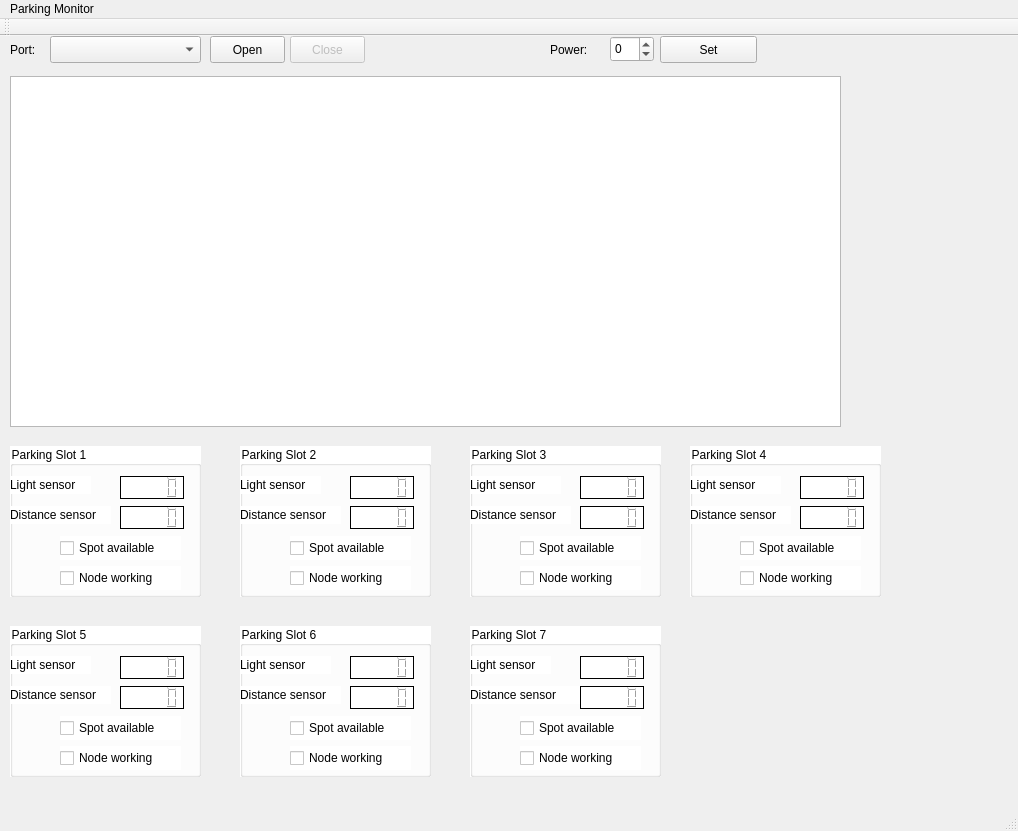
<?xml version="1.0" encoding="UTF-8"?>
<ui version="4.0">
 <class>MainWindow</class>
 <widget class="QMainWindow" name="MainWindow">
  <property name="geometry">
   <rect>
    <x>0</x>
    <y>0</y>
    <width>1018</width>
    <height>831</height>
   </rect>
  </property>
  <property name="windowTitle">
   <string>MainWindow</string>
  </property>
  <widget class="QWidget" name="centralWidget">
   <widget class="QTextEdit" name="textEdit_Status">
    <property name="enabled">
     <bool>true</bool>
    </property>
    <property name="geometry">
     <rect>
      <x>10</x>
      <y>40</y>
      <width>831</width>
      <height>351</height>
     </rect>
    </property>
   </widget>
   <widget class="QComboBox" name="comboBox_Interface">
    <property name="geometry">
     <rect>
      <x>50</x>
      <y>0</y>
      <width>151</width>
      <height>27</height>
     </rect>
    </property>
   </widget>
   <widget class="QLabel" name="label">
    <property name="geometry">
     <rect>
      <x>10</x>
      <y>0</y>
      <width>46</width>
      <height>27</height>
     </rect>
    </property>
    <property name="text">
     <string>Port:</string>
    </property>
   </widget>
   <widget class="QPushButton" name="pushButton_open">
    <property name="geometry">
     <rect>
      <x>210</x>
      <y>0</y>
      <width>75</width>
      <height>27</height>
     </rect>
    </property>
    <property name="text">
     <string>Open</string>
    </property>
   </widget>
   <widget class="QPushButton" name="pushButton_close">
    <property name="enabled">
     <bool>false</bool>
    </property>
    <property name="geometry">
     <rect>
      <x>290</x>
      <y>0</y>
      <width>75</width>
      <height>27</height>
     </rect>
    </property>
    <property name="text">
     <string>Close</string>
    </property>
   </widget>
   <widget class="QLabel" name="label_3">
    <property name="geometry">
     <rect>
      <x>550</x>
      <y>0</y>
      <width>51</width>
      <height>27</height>
     </rect>
    </property>
    <property name="text">
     <string>Power:</string>
    </property>
   </widget>
   <widget class="QPushButton" name="pushButtonSetPower">
    <property name="geometry">
     <rect>
      <x>660</x>
      <y>0</y>
      <width>97</width>
      <height>27</height>
     </rect>
    </property>
    <property name="text">
     <string>Set</string>
    </property>
   </widget>
   <widget class="QSpinBox" name="spinBoxPower">
    <property name="geometry">
     <rect>
      <x>610</x>
      <y>0</y>
      <width>44</width>
      <height>26</height>
     </rect>
    </property>
    <property name="minimum">
     <number>-40</number>
    </property>
    <property name="maximum">
     <number>8</number>
    </property>
   </widget>
   <widget class="QGroupBox" name="slot_2">
    <property name="geometry">
     <rect>
      <x>240</x>
      <y>410</y>
      <width>191</width>
      <height>151</height>
     </rect>
    </property>
    <property name="styleSheet">
     <string notr="true">background-color: rgb(255, 255, 255)</string>
    </property>
    <property name="title">
     <string>Parking Slot 2</string>
    </property>
    <widget class="QLabel" name="light2">
     <property name="geometry">
      <rect>
       <x>0</x>
       <y>30</y>
       <width>81</width>
       <height>18</height>
      </rect>
     </property>
     <property name="text">
      <string>Light sensor</string>
     </property>
    </widget>
    <widget class="QLCDNumber" name="value_light_2">
     <property name="geometry">
      <rect>
       <x>110</x>
       <y>30</y>
       <width>64</width>
       <height>23</height>
      </rect>
     </property>
     <property name="styleSheet">
      <string notr="true">border: 1px solid black</string>
     </property>
    </widget>
    <widget class="QLabel" name="distance2">
     <property name="geometry">
      <rect>
       <x>0</x>
       <y>60</y>
       <width>101</width>
       <height>18</height>
      </rect>
     </property>
     <property name="text">
      <string>Distance sensor</string>
     </property>
    </widget>
    <widget class="QLCDNumber" name="value_distance_2">
     <property name="geometry">
      <rect>
       <x>110</x>
       <y>60</y>
       <width>64</width>
       <height>23</height>
      </rect>
     </property>
     <property name="styleSheet">
      <string notr="true">border: 1px solid black</string>
     </property>
    </widget>
    <widget class="QCheckBox" name="park2">
     <property name="geometry">
      <rect>
       <x>50</x>
       <y>90</y>
       <width>121</width>
       <height>24</height>
      </rect>
     </property>
     <property name="focusPolicy">
      <enum>Qt::NoFocus</enum>
     </property>
     <property name="text">
      <string>Spot available</string>
     </property>
    </widget>
    <widget class="QCheckBox" name="work2">
     <property name="geometry">
      <rect>
       <x>50</x>
       <y>120</y>
       <width>121</width>
       <height>24</height>
      </rect>
     </property>
     <property name="focusPolicy">
      <enum>Qt::NoFocus</enum>
     </property>
     <property name="text">
      <string>Node working</string>
     </property>
    </widget>
   </widget>
   <widget class="QGroupBox" name="slot_1">
    <property name="geometry">
     <rect>
      <x>10</x>
      <y>410</y>
      <width>191</width>
      <height>151</height>
     </rect>
    </property>
    <property name="styleSheet">
     <string notr="true">background-color: rgb(255, 255, 255)</string>
    </property>
    <property name="title">
     <string>Parking Slot 1</string>
    </property>
    <widget class="QLabel" name="light1">
     <property name="geometry">
      <rect>
       <x>0</x>
       <y>30</y>
       <width>81</width>
       <height>18</height>
      </rect>
     </property>
     <property name="text">
      <string>Light sensor</string>
     </property>
    </widget>
    <widget class="QLCDNumber" name="value_light_1">
     <property name="geometry">
      <rect>
       <x>110</x>
       <y>30</y>
       <width>64</width>
       <height>23</height>
      </rect>
     </property>
     <property name="font">
      <font>
       <bold>true</bold>
      </font>
     </property>
     <property name="styleSheet">
      <string notr="true">border: 1px solid black
</string>
     </property>
    </widget>
    <widget class="QLabel" name="distanc1">
     <property name="geometry">
      <rect>
       <x>0</x>
       <y>60</y>
       <width>101</width>
       <height>18</height>
      </rect>
     </property>
     <property name="text">
      <string>Distance sensor</string>
     </property>
    </widget>
    <widget class="QLCDNumber" name="value_distance_1">
     <property name="geometry">
      <rect>
       <x>110</x>
       <y>60</y>
       <width>64</width>
       <height>23</height>
      </rect>
     </property>
     <property name="styleSheet">
      <string notr="true">border: 1px solid black</string>
     </property>
    </widget>
    <widget class="QCheckBox" name="park1">
     <property name="geometry">
      <rect>
       <x>50</x>
       <y>90</y>
       <width>121</width>
       <height>24</height>
      </rect>
     </property>
     <property name="focusPolicy">
      <enum>Qt::NoFocus</enum>
     </property>
     <property name="text">
      <string>Spot available</string>
     </property>
    </widget>
    <widget class="QCheckBox" name="work1">
     <property name="geometry">
      <rect>
       <x>50</x>
       <y>120</y>
       <width>121</width>
       <height>24</height>
      </rect>
     </property>
     <property name="focusPolicy">
      <enum>Qt::NoFocus</enum>
     </property>
     <property name="text">
      <string>Node working</string>
     </property>
    </widget>
   </widget>
   <widget class="QGroupBox" name="slot_3">
    <property name="geometry">
     <rect>
      <x>470</x>
      <y>410</y>
      <width>191</width>
      <height>151</height>
     </rect>
    </property>
    <property name="styleSheet">
     <string notr="true">background-color: rgb(255, 255, 255)</string>
    </property>
    <property name="title">
     <string>Parking Slot 3</string>
    </property>
    <widget class="QLabel" name="label_17">
     <property name="geometry">
      <rect>
       <x>0</x>
       <y>30</y>
       <width>91</width>
       <height>18</height>
      </rect>
     </property>
     <property name="text">
      <string>Light sensor</string>
     </property>
    </widget>
    <widget class="QLCDNumber" name="value_light_3">
     <property name="geometry">
      <rect>
       <x>110</x>
       <y>30</y>
       <width>64</width>
       <height>23</height>
      </rect>
     </property>
     <property name="styleSheet">
      <string notr="true">border: 1px solid black</string>
     </property>
    </widget>
    <widget class="QLabel" name="label_18">
     <property name="geometry">
      <rect>
       <x>0</x>
       <y>60</y>
       <width>101</width>
       <height>18</height>
      </rect>
     </property>
     <property name="text">
      <string>Distance sensor</string>
     </property>
    </widget>
    <widget class="QLCDNumber" name="value_distance_3">
     <property name="geometry">
      <rect>
       <x>110</x>
       <y>60</y>
       <width>64</width>
       <height>23</height>
      </rect>
     </property>
     <property name="styleSheet">
      <string notr="true">border: 1px solid black</string>
     </property>
    </widget>
    <widget class="QCheckBox" name="park3">
     <property name="geometry">
      <rect>
       <x>50</x>
       <y>90</y>
       <width>121</width>
       <height>24</height>
      </rect>
     </property>
     <property name="focusPolicy">
      <enum>Qt::NoFocus</enum>
     </property>
     <property name="text">
      <string>Spot available</string>
     </property>
    </widget>
    <widget class="QCheckBox" name="work3">
     <property name="geometry">
      <rect>
       <x>50</x>
       <y>120</y>
       <width>121</width>
       <height>24</height>
      </rect>
     </property>
     <property name="focusPolicy">
      <enum>Qt::NoFocus</enum>
     </property>
     <property name="text">
      <string>Node working</string>
     </property>
    </widget>
   </widget>
   <widget class="QGroupBox" name="slot_4">
    <property name="geometry">
     <rect>
      <x>690</x>
      <y>410</y>
      <width>191</width>
      <height>151</height>
     </rect>
    </property>
    <property name="styleSheet">
     <string notr="true">background-color: rgb(255, 255, 255)</string>
    </property>
    <property name="title">
     <string>Parking Slot 4</string>
    </property>
    <widget class="QLabel" name="label_19">
     <property name="geometry">
      <rect>
       <x>0</x>
       <y>30</y>
       <width>91</width>
       <height>18</height>
      </rect>
     </property>
     <property name="text">
      <string>Light sensor</string>
     </property>
    </widget>
    <widget class="QLCDNumber" name="value_light_4">
     <property name="geometry">
      <rect>
       <x>110</x>
       <y>30</y>
       <width>64</width>
       <height>23</height>
      </rect>
     </property>
     <property name="styleSheet">
      <string notr="true">border: 1px solid black</string>
     </property>
    </widget>
    <widget class="QLabel" name="label_20">
     <property name="geometry">
      <rect>
       <x>0</x>
       <y>60</y>
       <width>101</width>
       <height>18</height>
      </rect>
     </property>
     <property name="text">
      <string>Distance sensor</string>
     </property>
    </widget>
    <widget class="QLCDNumber" name="value_distance_4">
     <property name="geometry">
      <rect>
       <x>110</x>
       <y>60</y>
       <width>64</width>
       <height>23</height>
      </rect>
     </property>
     <property name="styleSheet">
      <string notr="true">border: 1px solid black</string>
     </property>
    </widget>
    <widget class="QCheckBox" name="park4">
     <property name="geometry">
      <rect>
       <x>50</x>
       <y>90</y>
       <width>121</width>
       <height>24</height>
      </rect>
     </property>
     <property name="focusPolicy">
      <enum>Qt::NoFocus</enum>
     </property>
     <property name="text">
      <string>Spot available</string>
     </property>
    </widget>
    <widget class="QCheckBox" name="work4">
     <property name="geometry">
      <rect>
       <x>50</x>
       <y>120</y>
       <width>121</width>
       <height>24</height>
      </rect>
     </property>
     <property name="focusPolicy">
      <enum>Qt::NoFocus</enum>
     </property>
     <property name="text">
      <string>Node working</string>
     </property>
    </widget>
   </widget>
   <widget class="QGroupBox" name="slot_5">
    <property name="geometry">
     <rect>
      <x>10</x>
      <y>590</y>
      <width>191</width>
      <height>151</height>
     </rect>
    </property>
    <property name="styleSheet">
     <string notr="true">background-color: rgb(255, 255, 255)</string>
    </property>
    <property name="title">
     <string>Parking Slot 5</string>
    </property>
    <widget class="QLabel" name="label_21">
     <property name="geometry">
      <rect>
       <x>0</x>
       <y>30</y>
       <width>81</width>
       <height>18</height>
      </rect>
     </property>
     <property name="text">
      <string>Light sensor</string>
     </property>
    </widget>
    <widget class="QLCDNumber" name="value_light_5">
     <property name="geometry">
      <rect>
       <x>110</x>
       <y>30</y>
       <width>64</width>
       <height>23</height>
      </rect>
     </property>
     <property name="styleSheet">
      <string notr="true">border: 1px solid black</string>
     </property>
    </widget>
    <widget class="QLabel" name="label_22">
     <property name="geometry">
      <rect>
       <x>0</x>
       <y>60</y>
       <width>101</width>
       <height>18</height>
      </rect>
     </property>
     <property name="text">
      <string>Distance sensor</string>
     </property>
    </widget>
    <widget class="QLCDNumber" name="value_distance_5">
     <property name="geometry">
      <rect>
       <x>110</x>
       <y>60</y>
       <width>64</width>
       <height>23</height>
      </rect>
     </property>
     <property name="styleSheet">
      <string notr="true">border: 1px solid black</string>
     </property>
    </widget>
    <widget class="QCheckBox" name="park5">
     <property name="geometry">
      <rect>
       <x>50</x>
       <y>90</y>
       <width>121</width>
       <height>24</height>
      </rect>
     </property>
     <property name="focusPolicy">
      <enum>Qt::NoFocus</enum>
     </property>
     <property name="text">
      <string>Spot available</string>
     </property>
    </widget>
    <widget class="QCheckBox" name="work5">
     <property name="geometry">
      <rect>
       <x>50</x>
       <y>120</y>
       <width>121</width>
       <height>24</height>
      </rect>
     </property>
     <property name="focusPolicy">
      <enum>Qt::NoFocus</enum>
     </property>
     <property name="text">
      <string>Node working</string>
     </property>
    </widget>
   </widget>
   <widget class="QGroupBox" name="slot_6">
    <property name="geometry">
     <rect>
      <x>240</x>
      <y>590</y>
      <width>191</width>
      <height>151</height>
     </rect>
    </property>
    <property name="styleSheet">
     <string notr="true">background-color: rgb(255, 255, 255)</string>
    </property>
    <property name="title">
     <string>Parking Slot 6</string>
    </property>
    <widget class="QLabel" name="label_23">
     <property name="geometry">
      <rect>
       <x>0</x>
       <y>30</y>
       <width>91</width>
       <height>18</height>
      </rect>
     </property>
     <property name="text">
      <string>Light sensor</string>
     </property>
    </widget>
    <widget class="QLCDNumber" name="value_light_6">
     <property name="geometry">
      <rect>
       <x>110</x>
       <y>30</y>
       <width>64</width>
       <height>23</height>
      </rect>
     </property>
     <property name="styleSheet">
      <string notr="true">border: 1px solid black</string>
     </property>
    </widget>
    <widget class="QLabel" name="label_24">
     <property name="geometry">
      <rect>
       <x>0</x>
       <y>60</y>
       <width>101</width>
       <height>18</height>
      </rect>
     </property>
     <property name="text">
      <string>Distance sensor</string>
     </property>
    </widget>
    <widget class="QLCDNumber" name="value_distance_6">
     <property name="geometry">
      <rect>
       <x>110</x>
       <y>60</y>
       <width>64</width>
       <height>23</height>
      </rect>
     </property>
     <property name="styleSheet">
      <string notr="true">border: 1px solid black</string>
     </property>
    </widget>
    <widget class="QCheckBox" name="park6">
     <property name="geometry">
      <rect>
       <x>50</x>
       <y>90</y>
       <width>121</width>
       <height>24</height>
      </rect>
     </property>
     <property name="focusPolicy">
      <enum>Qt::NoFocus</enum>
     </property>
     <property name="text">
      <string>Spot available</string>
     </property>
    </widget>
    <widget class="QCheckBox" name="work6">
     <property name="geometry">
      <rect>
       <x>50</x>
       <y>120</y>
       <width>121</width>
       <height>24</height>
      </rect>
     </property>
     <property name="focusPolicy">
      <enum>Qt::NoFocus</enum>
     </property>
     <property name="text">
      <string>Node working</string>
     </property>
    </widget>
   </widget>
   <widget class="QGroupBox" name="slot_7">
    <property name="geometry">
     <rect>
      <x>470</x>
      <y>590</y>
      <width>191</width>
      <height>151</height>
     </rect>
    </property>
    <property name="styleSheet">
     <string notr="true">background-color: rgb(255, 255, 255)</string>
    </property>
    <property name="title">
     <string>Parking Slot 7</string>
    </property>
    <widget class="QLabel" name="label_25">
     <property name="geometry">
      <rect>
       <x>0</x>
       <y>30</y>
       <width>81</width>
       <height>18</height>
      </rect>
     </property>
     <property name="text">
      <string>Light sensor</string>
     </property>
    </widget>
    <widget class="QLCDNumber" name="value_light_7">
     <property name="geometry">
      <rect>
       <x>110</x>
       <y>30</y>
       <width>64</width>
       <height>23</height>
      </rect>
     </property>
     <property name="styleSheet">
      <string notr="true">border: 1px solid black</string>
     </property>
    </widget>
    <widget class="QLabel" name="label_26">
     <property name="geometry">
      <rect>
       <x>0</x>
       <y>60</y>
       <width>111</width>
       <height>18</height>
      </rect>
     </property>
     <property name="text">
      <string>Distance sensor</string>
     </property>
    </widget>
    <widget class="QLCDNumber" name="value_distance_7">
     <property name="geometry">
      <rect>
       <x>110</x>
       <y>60</y>
       <width>64</width>
       <height>23</height>
      </rect>
     </property>
     <property name="styleSheet">
      <string notr="true">border: 1px solid black</string>
     </property>
    </widget>
    <widget class="QCheckBox" name="park7">
     <property name="geometry">
      <rect>
       <x>50</x>
       <y>90</y>
       <width>121</width>
       <height>24</height>
      </rect>
     </property>
     <property name="focusPolicy">
      <enum>Qt::NoFocus</enum>
     </property>
     <property name="text">
      <string>Spot available</string>
     </property>
    </widget>
    <widget class="QCheckBox" name="work7">
     <property name="geometry">
      <rect>
       <x>50</x>
       <y>120</y>
       <width>121</width>
       <height>24</height>
      </rect>
     </property>
     <property name="focusPolicy">
      <enum>Qt::NoFocus</enum>
     </property>
     <property name="text">
      <string>Node working</string>
     </property>
    </widget>
   </widget>
  </widget>
  <widget class="QMenuBar" name="menuBar">
   <property name="geometry">
    <rect>
     <x>0</x>
     <y>0</y>
     <width>1018</width>
     <height>23</height>
    </rect>
   </property>
   <widget class="QMenu" name="menuParking_Monitor">
    <property name="title">
     <string>Parking Monitor</string>
    </property>
   </widget>
   <addaction name="menuParking_Monitor"/>
  </widget>
  <widget class="QToolBar" name="mainToolBar">
   <attribute name="toolBarArea">
    <enum>TopToolBarArea</enum>
   </attribute>
   <attribute name="toolBarBreak">
    <bool>false</bool>
   </attribute>
  </widget>
  <widget class="QStatusBar" name="statusBar"/>
 </widget>
 <layoutdefault spacing="6" margin="11"/>
 <resources/>
 <connections/>
</ui>
